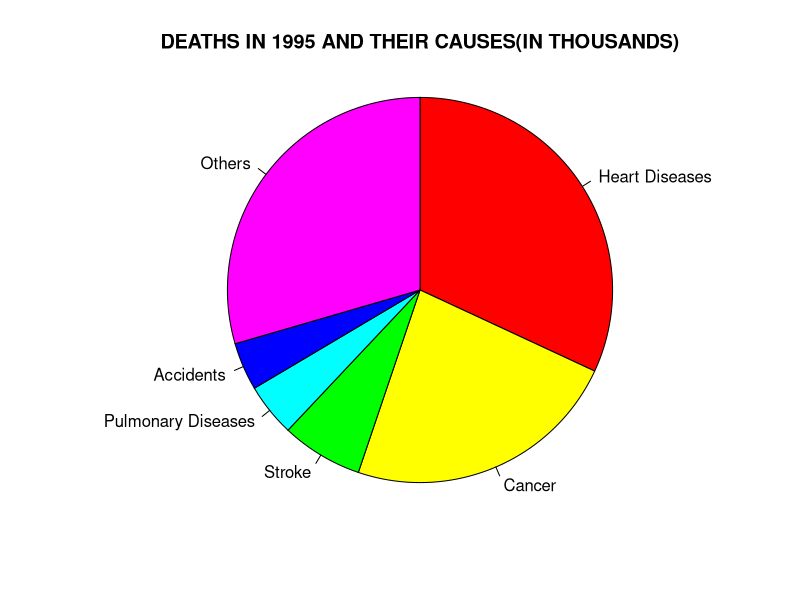

Write R code to recreate this figure.
# Worksheet 4

# 1a: construct a pie chart to display the following data
deaths <- c(738,538,158,103,93,682)
causes <- c("Heart Diseases","Cancer","Stroke","Pulmonary Diseases","Accidents","Others")
pie(deaths,causes,radius= 1,main=toupper("deaths in 1995 and their causes(in thousands)"),
    col= rainbow(length(deaths)),clockwise= TRUE)
# 1b: This is a good way to represent the data because it is easy to see the relationships between the variables. However, a bar chart would be better for visualizing trends.

# 2a: create an 4x3 matrix m with elements 1-12 and fill it by column
x <- 1:12
y <- matrix(x, nrow=4,ncol=3,byrow=FALSE)
y
# 2b: add row and column names to m
rnames <- c("row1","row2","row3","row4")
cnames <- c("col1","col2","col3")
y <-matrix(x, nrow=4,ncol=3,byrow=FALSE, dimnames=list(rnames,cnames))
y
# 2c: extract elements in column one
y[,1]
#2d extract element in row 3, column 1
y[3,1]

# 3a write one code to generate the following result given a and b without using matrix()
a <- c(1,2,3)
b <- c(6,7,8)
z <- cbind(a,b)
z
# 3b: check to determine whether the above object is a matrix
is.matrix(z)  # returns TRUE
